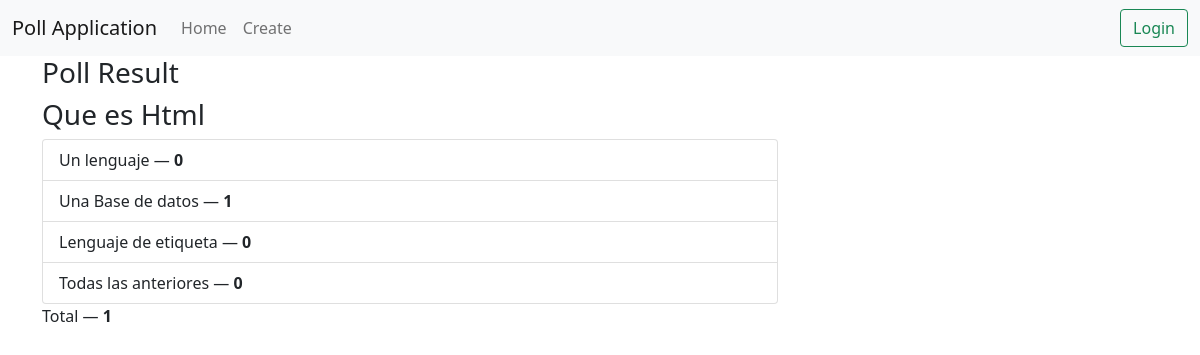
Page /results/1/ on the earlier database version.
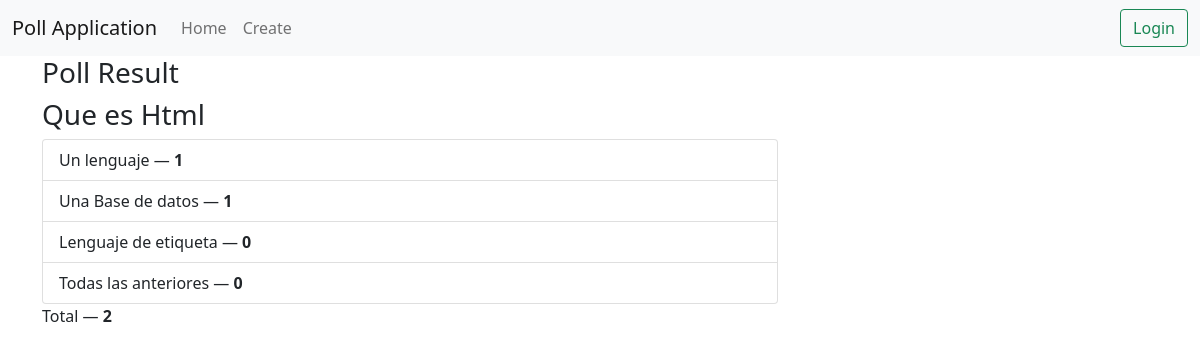
Same page on the later database version.
### pollsapp/models.py (models this page shows, shortened)
class Poll(models.Model):
    question = models.TextField()
    option_one = models.CharField(max_length=30)
    option_two = models.CharField(max_length=30)
    option_three = models.CharField(max_length=30)
    option_four = models.CharField(max_length=30)
    option_one_count = models.IntegerField(default=0)
    option_two_count = models.IntegerField(default=0)
    option_three_count = models.IntegerField(default=0)
    option_four_count = models.IntegerField(default=0)
    def total(self):
            return self.option_one_count + self.option_two_count + self.option_three_count + self.option_four_count

### pollsapp/views.py (the view)
# urls.py: path('results/<poll_id>/', poll_views.results, name='results'),
def results(request, poll_id):
    poll = Poll.objects.get(pk=poll_id)
    context = {
        'poll' : poll
    }
    return render(request, 'poll/results.html', context)

### pollsapp/templates/poll/results.html (shortened to what this page needs)
{% extends "poll/base.html" %}
{% block main %}
<div class="row">
    <div class="col-lg-8 col-lg-offset-2">
        <div class="panel panel-default">
            <div class="panel-heading">
                <h3 class="panel-title">Poll Result</h3>
            </div>
            <div class="panel-body">
                <h3>{{ poll.question }}</h3>
            </div>
            <ul class="list-group">
                <li class="list-group-item">{{ poll.option_one }} &mdash; <strong>{{ poll.option_one_count }}</strong></li>
                <li class="list-group-item">{{ poll.option_two }} &mdash; <strong>{{ poll.option_two_count }}</strong></li>
                <li class="list-group-item">{{ poll.option_three }} &mdash; <strong>{{ poll.option_three_count }}</strong></li>
                <li class="list-group-item">{{ poll.option_four }} &mdash; <strong>{{ poll.option_four_count }}</strong></li>
            </ul>
            <div class="panel-footer">
                Total &mdash; <strong>{{ poll.total }}</strong>
            </div>
        </div>
    </div>
</div>
{% endblock %}

Differences in the rows shown:
changed Poll "Que es Html": option_one_count "0" → "1"; total "1" → "2"
